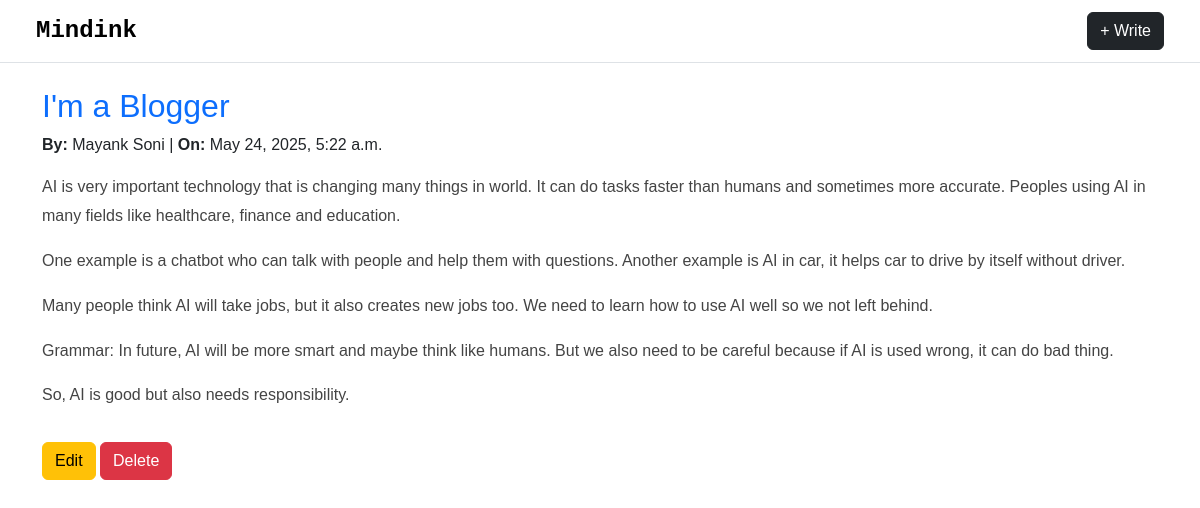
Screenshot of /blog/12/ with the database file from the repository.
### blog/models.py (models this page shows, shortened)
class Blog(models.Model):
    title = models.CharField(max_length=100)
    description = models.TextField(max_length=2000)
    created_by = models.CharField(max_length=100)
    created_at = models.DateTimeField(auto_now_add=True)
    is_deleted = models.BooleanField(default=False)  # Soft delete flag

### blog/views.py (the view)
# urls.py: path('blog/<int:pk>/', views.blog_detail, name='blog_detail'),
def blog_detail(request, pk):
    blog = get_object_or_404(Blog, pk=pk)
    return render(request, 'blog_detail.html', {'blog': blog})

### blog/templates/blog_detail.html
{% extends "base.html" %}
{% block content %}
<div class="blog">
    <h2 class="text-primary">{{ blog.title }}</h2>
    <p><strong>By:</strong> {{ blog.created_by }} | <strong>On:</strong> {{ blog.created_at }}</p>
    <div class="blog-content">{{ blog.description|linebreaks }}</div>
    <a href="{% url 'blog_edit' blog.pk %}" class="btn btn-warning mt-3">Edit</a>
    <a href="{% url 'blog_delete' blog.pk %}" class="btn btn-danger mt-3">Delete</a>
</div>
{% endblock %}

### blog/templates/base.html (style rules this page uses)
body { font-family:'Geneva', sans-serif; background-color: #fff; }
.blog-content { line-height: 1.8; color: #444; }
.blog-content p { margin-bottom: 1rem; }

### rows the page displays
Blog: title "I'm a Blogger", created_by "Mayank Soni", created_at "May 24, 2025, 5:22 a.m.", description "AI is very important technology that is changing many things in world. It can do tasks faster than humans and sometimes more accurate. Peoples using AI in many fields like healthcare, finance and education. One example is a chatbot who can talk with people and help them with questions. Another example is AI in car, it helps car to drive by itself without driver. Many people think AI will take jobs, but it also creates new jobs too. We need to learn how to use AI well so we not left behind. Grammar: In future, AI will be more smart and maybe think like humans. But we also need to be careful because if AI is used wrong, it can do bad thing. So, AI is good but also needs responsibility."
